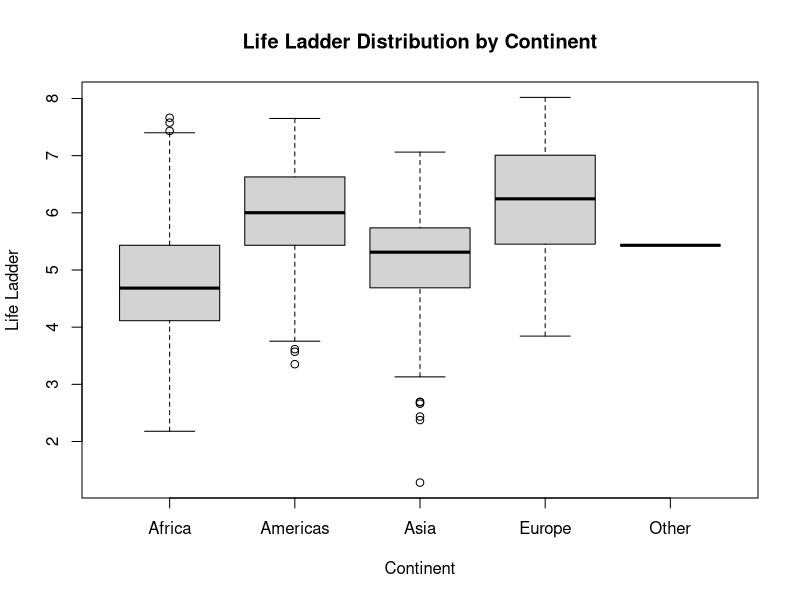
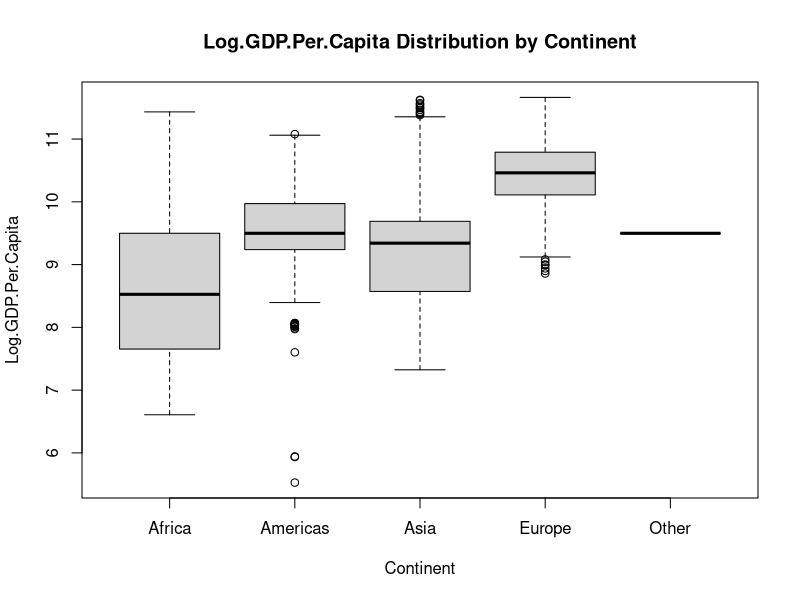
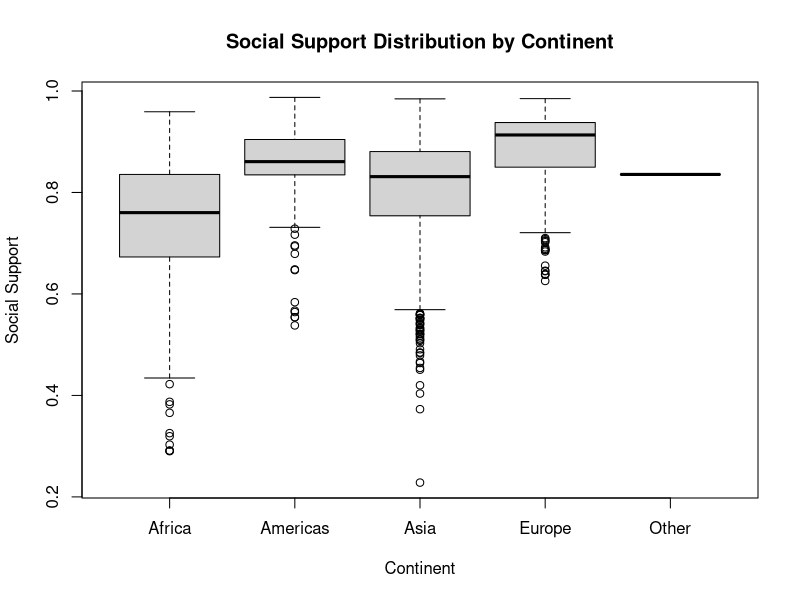
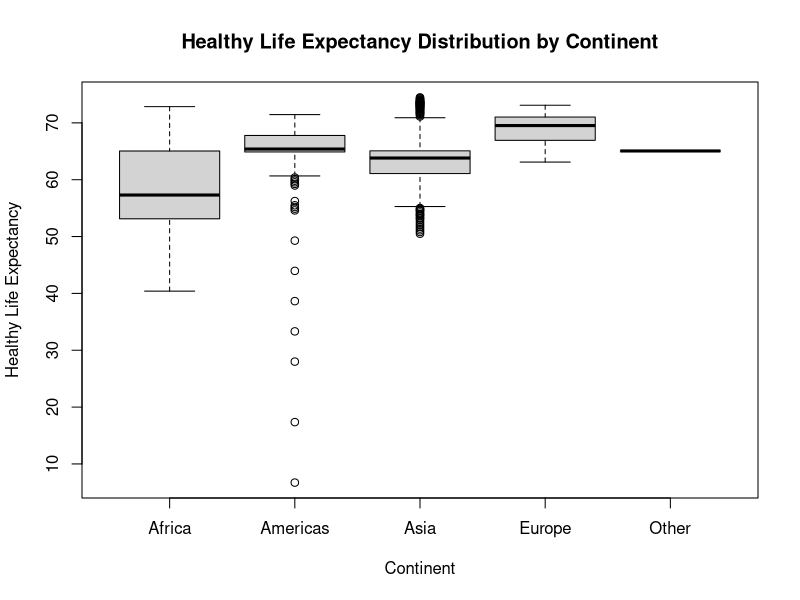
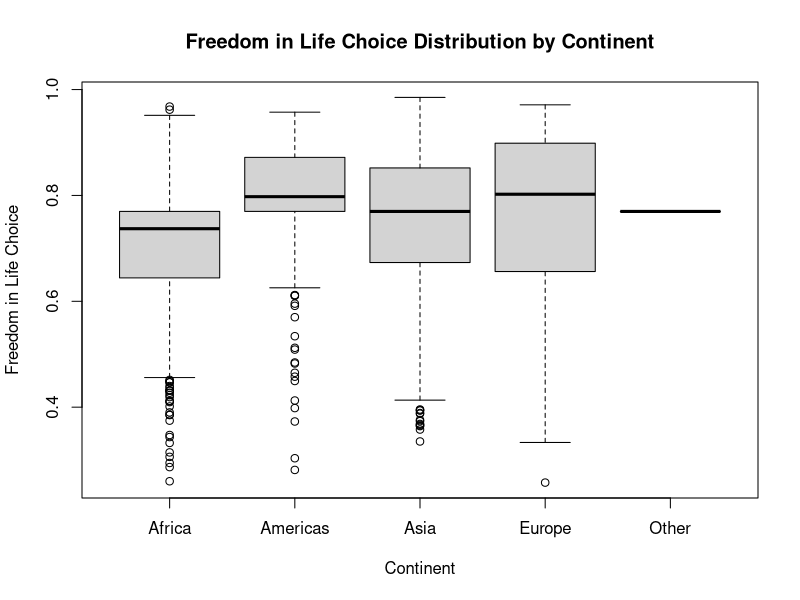
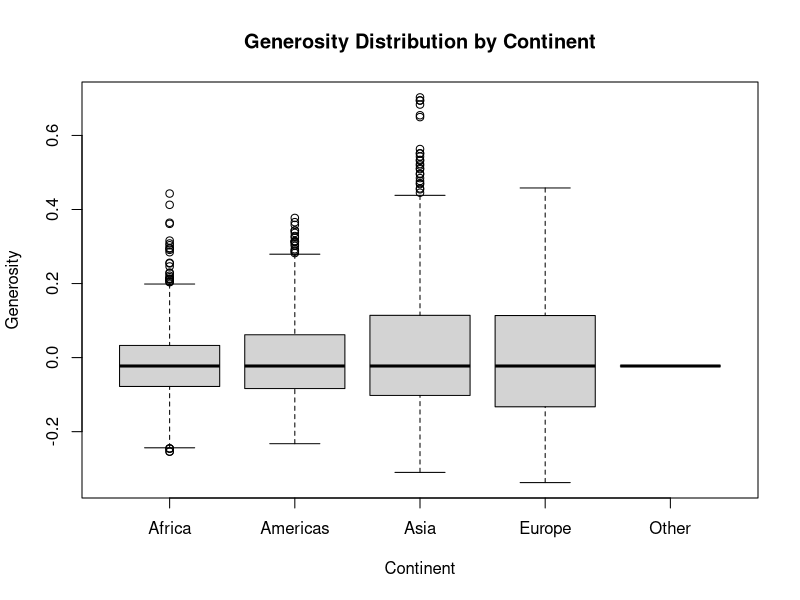
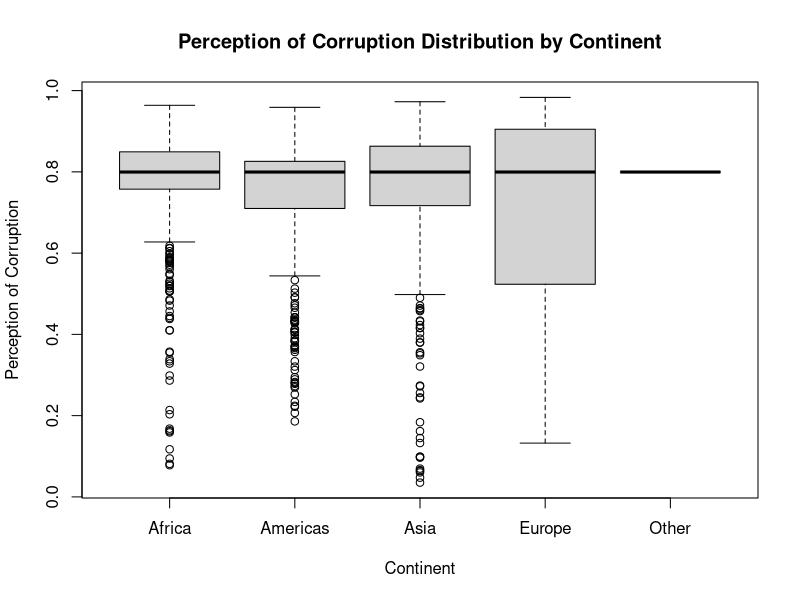
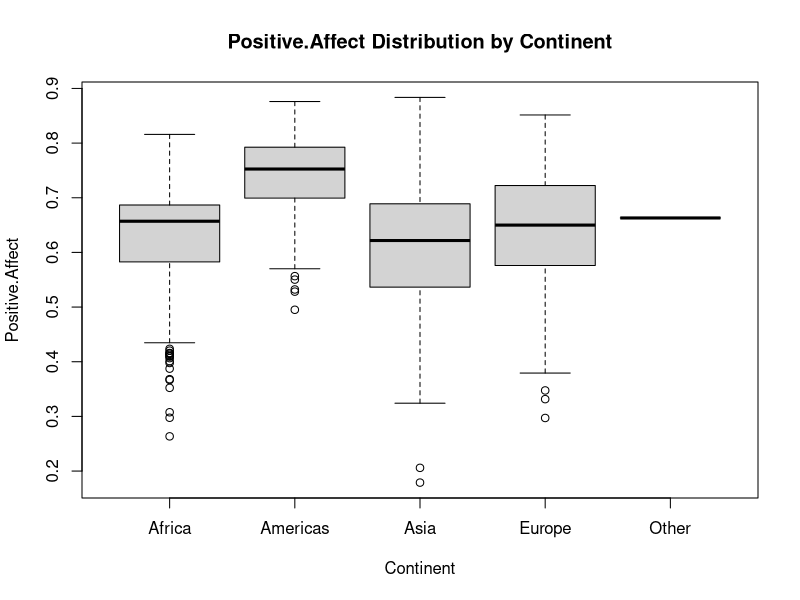

Recreate these plots in R, in order. (Note: this script raises an error after producing the figures.)
## ---- chunk 1
knitr::opts_chunk$set(echo = TRUE)
## ---- chunk 2
library(dplyr)
## ---- chunk 3
setwd("/Users/emmahorton/Documents/GitHub/world_happiness_report/DataAnalysis/Datasets")
df <- read.csv("WorldHappinessReport.csv")
#View(df)

## ---- chunk 4
#head(df)
#tail(df)
## ---- chunk 5
summary(df)
## ---- chunk 6
df[df$Regional.Indicator == "",]
## ---- chunk 7
cleaning <- df %>%
  mutate(Regional.Indicator = case_when(
    (is.na(Regional.Indicator) | Regional.Indicator == "") & Country.Name == 'Angola' ~ "Southern Africa",
    (is.na(Regional.Indicator) | Regional.Indicator == "") & Country.Name == 'Belize' ~ "Central America",
    (is.na(Regional.Indicator) | Regional.Indicator == "") & Country.Name == 'Bhutan' ~ "South Asia",
    (is.na(Regional.Indicator) | Regional.Indicator == "") & Country.Name == 'Central African Republic' ~ "Central Africa",
    (is.na(Regional.Indicator) | Regional.Indicator == "") & Country.Name == 'Congo (Kinshasa)' ~ "Central Africa",
    (is.na(Regional.Indicator) | Regional.Indicator == "") & Country.Name == 'Cuba' ~ "Caribbean",
    (is.na(Regional.Indicator) | Regional.Indicator == "") & Country.Name == 'Czechia' ~ "Central Europe",
    (is.na(Regional.Indicator) | Regional.Indicator == "") & Country.Name == 'Djibouti' ~ "East Africa",
    (is.na(Regional.Indicator) | Regional.Indicator == "") & Country.Name == 'Eswatini' ~ "Southern Africa",
    (is.na(Regional.Indicator) | Regional.Indicator == "") & Country.Name == 'Guyana' ~ "Anglophone Caribbean",
    (is.na(Regional.Indicator) | Regional.Indicator == "") & Country.Name == 'Oman' ~ "Middle East",
    (is.na(Regional.Indicator) | Regional.Indicator == "") & Country.Name == 'Qatar' ~ "Middle East",
    (is.na(Regional.Indicator) | Regional.Indicator == "") & Country.Name == 'Somalia' ~ "East Africa",
    (is.na(Regional.Indicator) | Regional.Indicator == "") & Country.Name == 'Somaliland region' ~ "East Africa",
    (is.na(Regional.Indicator) | Regional.Indicator == "") & Country.Name == 'South Sudan' ~ "North Africa",
    (is.na(Regional.Indicator) | Regional.Indicator == "") & Country.Name == 'Sudan' ~ "North Africa",
    (is.na(Regional.Indicator) | Regional.Indicator == "") & Country.Name == 'Suriname' ~ "South America",
    (is.na(Regional.Indicator) | Regional.Indicator == "") & Country.Name == 'Syria' ~ "Middle East",
    (is.na(Regional.Indicator) | Regional.Indicator == "") & Country.Name == 'Trinidad and Tobago' ~ "Caribbean",
    (is.na(Regional.Indicator) | Regional.Indicator == "") & Country.Name == 'Turkiye' ~ "Central and Eastern Europe",
    (is.na(Regional.Indicator) | Regional.Indicator == "") & Country.Name == 'State of Palestine' ~ "West Asia",
    TRUE ~ Regional.Indicator
  ))

## ---- chunk 8
cleaning[cleaning$Regional.Indicator == "", ]
## ---- chunk 9
cleaning[cleaning$Regional.Indicator == "NA", ]
## ---- chunk 10
medians <- cleaning %>% 
  summarize(across(where(is.numeric), ~median(., na.rm = TRUE)))

cleaning <- cleaning %>%
  mutate(across(where(is.numeric), ~ifelse(is.na(.), medians[[cur_column()]], .)))

summary(cleaning)
## ---- chunk 11
unique(cleaning$Regional.Indicator)
## ---- chunk 12
cleaning <- cleaning %>%
  mutate(Continent = case_when(
    Regional.Indicator %in% c("South Asia", "Commonwealth of Independent States", "Southeast Asia", 
                  "East Asia", "Middle East", "West Asia") ~ "Asia",
    Regional.Indicator %in% c("Central and Eastern Europe", "Western Europe", "Central Europe") ~ "Europe",
    Regional.Indicator %in% c("Middle East and North Africa", "Southern Africa", "Sub-Saharan Africa", 
                  "Central Africa", "East Africa", "North Africa") ~ "Africa",
    Regional.Indicator %in% c("Latin America and Caribbean", "North America and ANZ", "Central America", 
                  "Caribbean", "Anglophone Caribbean", "South America") ~ "Americas",
    Regional.Indicator == "North America and ANZ" ~ "Oceania",
    TRUE ~ "Other" 
  ))
## ---- chunk 13
boxplot(Life.Ladder ~ Continent, data = cleaning,
        main = "Life Ladder Distribution by Continent",
        xlab = "Continent", ylab = "Life Ladder")

## ---- chunk 14
boxplot(Log.GDP.Per.Capita ~ Continent, data = cleaning,
        main = "Log.GDP.Per.Capita Distribution by Continent",
        xlab = "Continent", ylab = "Log.GDP.Per.Capita")
## ---- chunk 15
boxplot(Social.Support ~ Continent, data = cleaning,
        main = "Social Support Distribution by Continent",
        xlab = "Continent", ylab = "Social Support")
## ---- chunk 16
boxplot(Healthy.Life.Expectancy.At.Birth ~ Continent, data = cleaning,
        main = "Healthy Life Expectancy Distribution by Continent",
        xlab = "Continent", ylab = "Healthy Life Expectancy")
## ---- chunk 17
boxplot(Freedom.To.Make.Life.Choices ~ Continent, data = cleaning,
        main = "Freedom in Life Choice Distribution by Continent",
        xlab = "Continent", ylab = "Freedom in Life Choice")
## ---- chunk 18
boxplot(Generosity ~ Continent, data = cleaning,
        main = "Generosity Distribution by Continent",
        xlab = "Continent", ylab = "Generosity")
## ---- chunk 19
summary(cleaning)
boxplot(Perceptions.Of.Corruption ~ Continent, data = cleaning,
        main = "Perception of Corruption Distribution by Continent",
        xlab = "Continent", ylab = "Perception of Corruption")
## ---- chunk 20
boxplot(Positive.Affect ~ Continent, data = cleaning,
        main = "Positive.Affect Distribution by Continent",
        xlab = "Continent", ylab = "Positive.Affect")
## ---- chunk 21
boxplot(Negative.Affect ~ Continent, data = cleaning,
        main = "Negative Effect Distribution by Continent",
        xlab = "Continent", ylab = "Negative Effect")
## ---- chunk 22
cleaning -> happydf
## ---- chunk 23
write.csv(happydf,"/Users/emmahorton/Documents/GitHub/world_happiness_report/Cleaning/HappyDataFrame", row.names=FALSE)
View(happydf)
